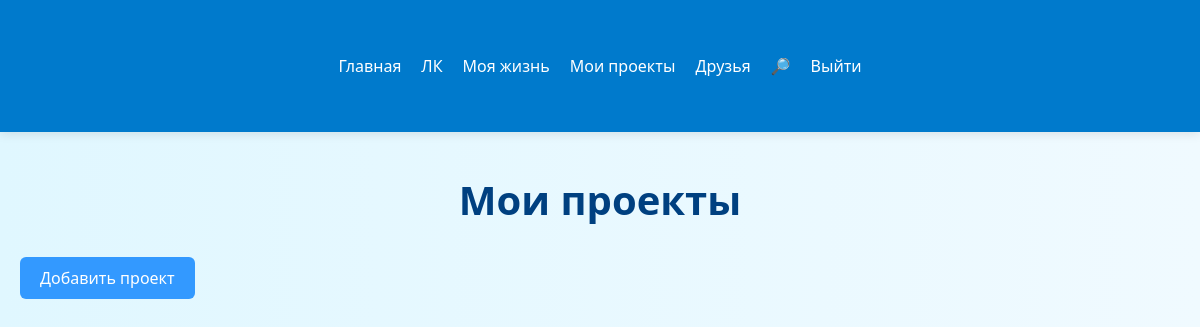
The app's page /projects (signed in), older data.
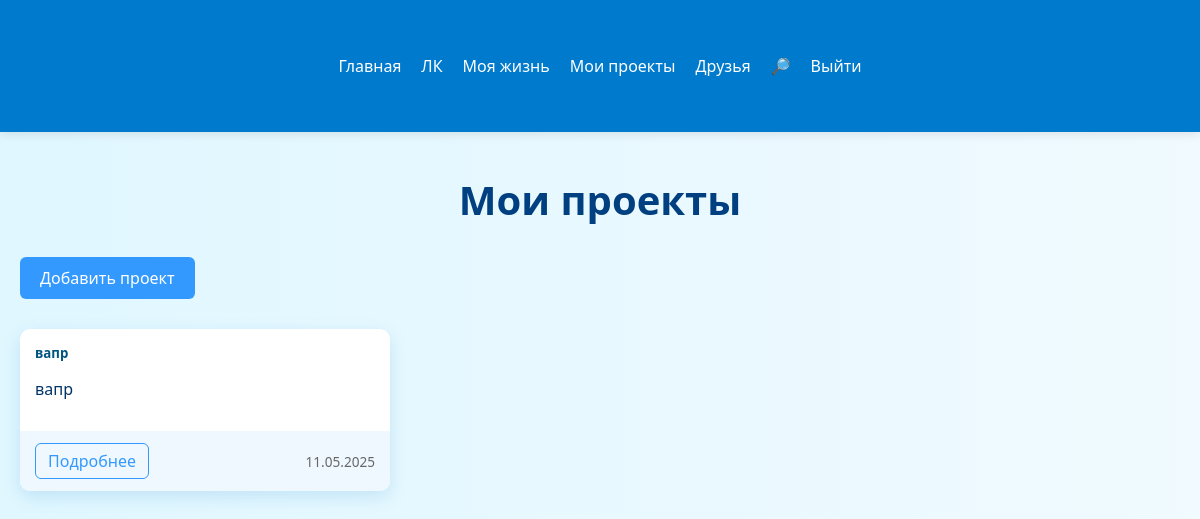
The same page, newer data.
### data/users.py (models this page shows)
class Project(SqlAlchemyBase):
    __tablename__ = 'project'
    id = sqlalchemy.Column(sqlalchemy.Integer,
                           primary_key=True, autoincrement=True)
    title = sqlalchemy.Column(sqlalchemy.String, nullable=True)
    description = sqlalchemy.Column(sqlalchemy.Text, nullable=True)
    image = sqlalchemy.Column(sqlalchemy.String(100))
    date_created = sqlalchemy.Column(sqlalchemy.DateTime, default=datetime.datetime.now)
    user_id = sqlalchemy.Column(sqlalchemy.Integer, sqlalchemy.ForeignKey('users.id'))
    reviews = relationship('Review', backref='project', lazy=True)

### main.py (the view)
@app.route('/projects')
def projects():
    db_sess = db_session.create_session()
    all_projects = db_sess.query(Project).order_by(Project.date_created.desc()).all()
    return render_template('projects.html', projects=all_projects)

### data/db_session.py (called while the page is built)
def create_session() -> Session:
    global __factory
    return __factory()

### main.py (called while the page is built)
@login_manager.user_loader
def load_user(user_id):
    db_sess = db_session.create_session()
    return db_sess.query(User).get(int(user_id))

### templates/projects.html (shortened to what this page needs)
<!DOCTYPE html>
<html lang="ru">
<head>
    <link rel="stylesheet" href="{{ url_for('static', filename='css/posts.css') }}">
</head>
<body>
<header class="site-header">
    <div class="container">
        <nav class="navbar">
            <div class="nav-items">
                <a href="{{ url_for('home') }}">Главная</a>
                <a href="{{ url_for('profile_view') }}">ЛК</a>
                <a href="{{ url_for('posts') }}">Моя жизнь</a>
                <a href="{{ url_for('projects') }}">Мои проекты</a>
                <a href="{{ url_for('friends') }}">Друзья</a>
                <a href="{{ url_for('find') }}">🔎</a>
                {% if current_user.is_authenticated %}
                <a href="{{ url_for('logout') }}">Выйти</a>
                {% else %}
                <a href="{{ url_for('login') }}">Войти</a>
                <a href="{{ url_for('register') }}">Регистрация</a>
                {% endif %}
            </div>
        </nav>
    </div>
</header>
<main class="container">
    <h1>Мои проекты</h1>
    {% if current_user.is_authenticated %}
    <a href="{{ url_for('add_project') }}" class="add-post-button">Добавить проект</a>
    {% endif %}
    <div class="posts-grid">
        {% for project in projects %}
        {% if current_user.is_authenticated and current_user == project.author %}
        <div class="card">
            <div class="card-body">
                <h5>{{ project.title }}</h5>
                <p>{{ project.description[:100] }}{% if project.description|length > 100 %}...{% endif %}</p>
            </div>
            <div class="card-footer">
                <a href="{{ url_for('project_detail', project_id=project.id) }}" class="details-btn">Подробнее</a>
                <small class="date">{{ project.date_created.strftime('%d.%m.%Y') }}</small>
            </div>
        </div>
        {% endif %}
        {% endfor %}
    </div>
</main>
</body>
</html>

Row changes from the older to the newer data that the page shows:
added Project: title "вапр", description "вапр", date_created "11.05.2025"
